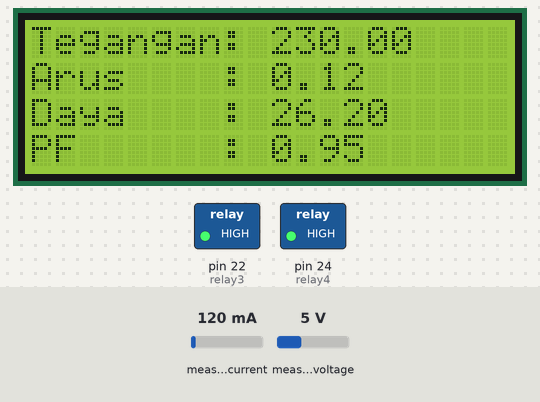
Recording of a sketch running on a simulated Arduino Mega 2560, built for the host (arithmetic inside an expression is 32-bit, double 64-bit). Parts: 20×4 character LCD, switched loads named in the sketch (green lamp = pin HIGH). The test bench sets the inputs (shaded band); at power-on: measured current 120 mA, measured voltage 5 V. WiFi joins after 1.5 s; servers stay silent unless stated; the modem accepts every AT command (registered, SIM ready, sends succeed) and sends nothing else; not simulated (calls return 0 or success): secrets.h; what the sketch prints to the serial monitor is not drawn.

Above: at 3.9 s.
4.0 s: measured current set to 40 mA
At 5.7 s:
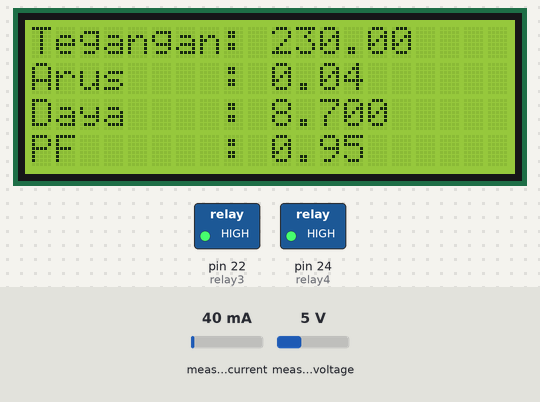
6.2 s: measured voltage set to 0.3 V
At 7.8 s:
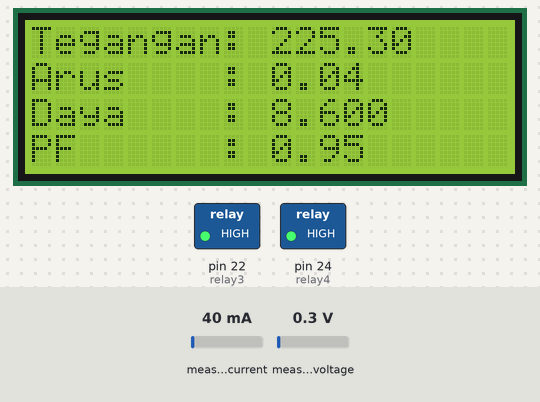
9.0 s: measured current set to 500 mA
At 11.2 s:
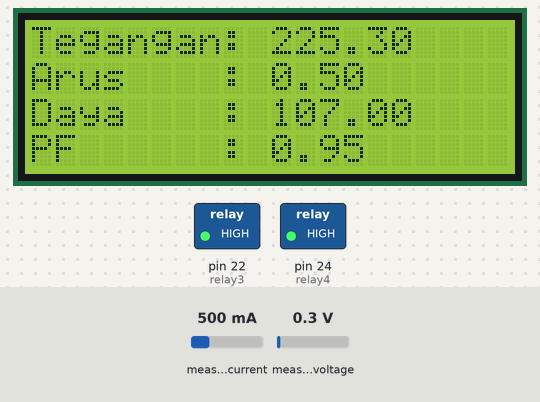
11.8 s: measured voltage set to 3.8 V
At 14.6 s:
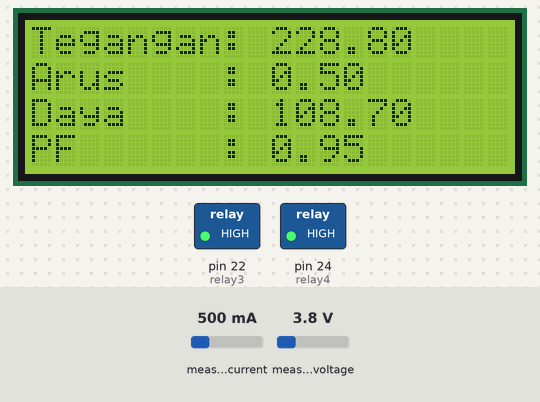
Timing chart, 0 to 15.6 s (numbered marks = the images above; inputs shaded):
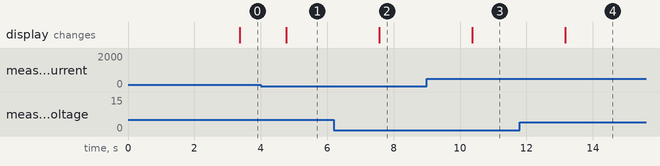

Measured:
- after the input at 4.0 s, the display: changes after 0.77 s (image 1)
- after the input at 6.2 s, the display: changes after 1.4 s (image 2)
- after the input at 9.0 s, the display: changes after 1.4 s (image 3)
- after the input at 11.8 s, the display: changes after 1.4 s (image 4)

The sketch:

Smart_Power_Factor.ino
```cpp
#include <ThingSpeak.h> //library thingspeak
#include <WiFiEsp.h> //library WiFi ESP-01
#include <PZEM004Tv30.h> //Library PZEM-004T-100A v3.0
#include <Wire.h> //Library Wire
#include <LiquidCrystal_I2C.h> //Library LCD
#include "secrets.h"

char ssid[] = SECRET_SSID;
char pass[] = SECRET_PASS;
int keyIndex = 0;

const int relay3 = 22;
const int relay4 = 24;
int relayON = LOW;
int relayOFF = HIGH;

WiFiEspClient client;
PZEM004Tv30 pzem(11, 12); //Rx Tx PZEM
LiquidCrystal_I2C lcd(0x27, 20, 4);

#ifndef HAVE_HWSERIAL1
#define ESP_BAUDRATE  19200
#else
#define ESP_BAUDRATE  115200
#endif

unsigned long myChannelNumber = SECRET_CH_ID;
const char * myWriteAPIKey = SECRET_WRITE_APIKEY;

void setup() {
  Serial.begin(115200);
  lcd.begin();
  lcd.backlight();
  pinMode(relay3, OUTPUT);
  pinMode(relay4, OUTPUT);
  digitalWrite(relay3, relayOFF);
  digitalWrite(relay4, relayOFF);
  while(!Serial){
    ;
  }
  setEspBaudRate(ESP_BAUDRATE);
  while (!Serial){
    ;
  }
  Serial.print("Mencari ESP8266...");
  WiFi.init(&Serial1);
  if (WiFi.status() == WL_NO_SHIELD){
    Serial.println("WiFi tidak ditemukan");
    while (true);
  }
  Serial.println("WiFi ditemukan");
  ThingSpeak.begin(client);
}

void loop() {
  if(WiFi.status() != WL_CONNECTED){
    Serial.print("Menghubungkan ke SSID: ");
    Serial.println(SECRET_SSID);
    while(WiFi.status() != WL_CONNECTED){
      WiFi.begin(ssid, pass);
      Serial.println("Berhasil Terhubung");
      Serial.println("==================================");
      delay(500);
    }
  }
//  Tegangan
  float voltage = pzem.voltage();
  if(voltage != NAN){
  Serial.print("Tegangan: "); Serial.print(voltage); Serial.println("V");
  lcd.setCursor(0, 0);
  lcd.print("Tegangan: "); lcd.print(voltage);
  } else {
  Serial.println("Error reading voltage");
  lcd.println("Error reading voltage");
  }
  if(voltage <= 170){
    digitalWrite(relay3, relayON);
    delay(2000);
  }else{
    digitalWrite(relay3, relayOFF);
  }

//  Arus
  float current = pzem.current();
  if(current != NAN){
  Serial.print("Arus: "); Serial.print(current); Serial.println("A");
  lcd.setCursor(0, 1);
  lcd.print("Arus    : "); lcd.print(current);
  } else {
  Serial.println("Error reading current");
  lcd.println("Error reading current");
  }

//  Daya
  float power = pzem.power();
  if(current != NAN){
  Serial.print("Daya: "); Serial.print(power); Serial.println("W");
  lcd.setCursor(0, 2);
  lcd.print("Daya    : "); lcd.print(power);
  } else {
  Serial.println("Error reading power");
  lcd.println("Error reading power");
  }

//  Faktor Daya
  float pf = pzem.pf();
  if(current != NAN){
  Serial.print("Faktor Daya: "); Serial.println(pf);
  lcd.setCursor(0, 3);
  lcd.print("PF      : "); lcd.print(pf);
  } else {
  Serial.println("Error reading power factor");
  lcd.println("Error reading power factor");
  }if(pf <= 0.8){
    digitalWrite(relay4, relayON);
    delay(500);
  }

  Serial.println();
  delay(500);

  ThingSpeak.setField(1,(float)voltage);
  ThingSpeak.setField(2,(float)current);
  ThingSpeak.setField(3,(float)power);
  ThingSpeak.setField(6,(float)pf);
  int x = ThingSpeak.writeFields(myChannelNumber, myWriteAPIKey);
  if(x == 200){
    Serial.println("Memperbarui Channel Berhasil");
  }else{
    Serial.println("Terjadi Masalah teknis." +String(x));
  }
  delay(500);
}

void setEspBaudRate(unsigned long baudrate){
  long rates[6] = {115200,74880,57600,38400,19200,9600};

  Serial.print("Setting ESP8266 baudrate to ");
  Serial.print(baudrate);
  Serial.println("...");

  for(int i = 0; i < 6; i++){
    Serial1.begin(rates[i]);
    delay(100);
    Serial1.print("AT+UART_DEF=");
    Serial1.print(baudrate);
    Serial1.print(",8,1,0,0\r\n");
    delay(100);
  }

  Serial1.begin(baudrate);
}
```
